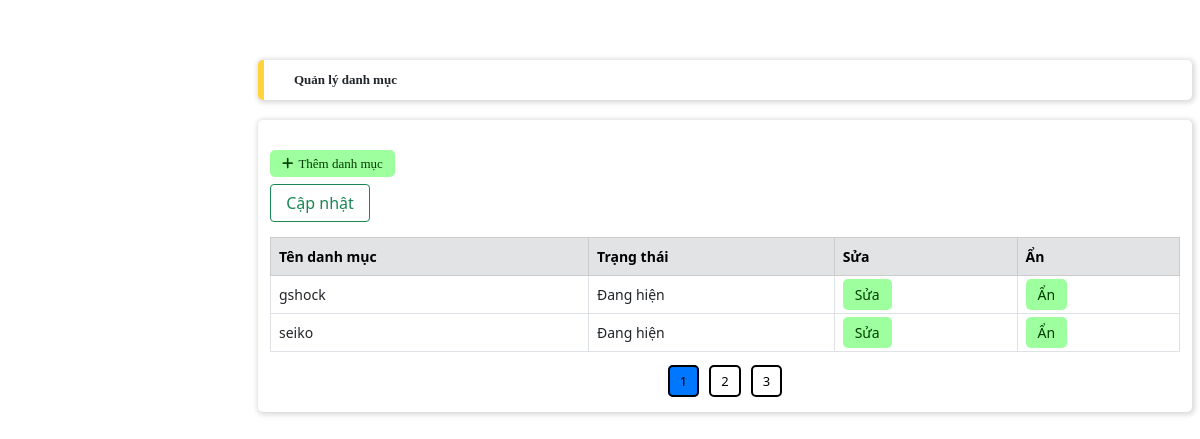
The page /admindanhmuc.php on the database as committed earlier.
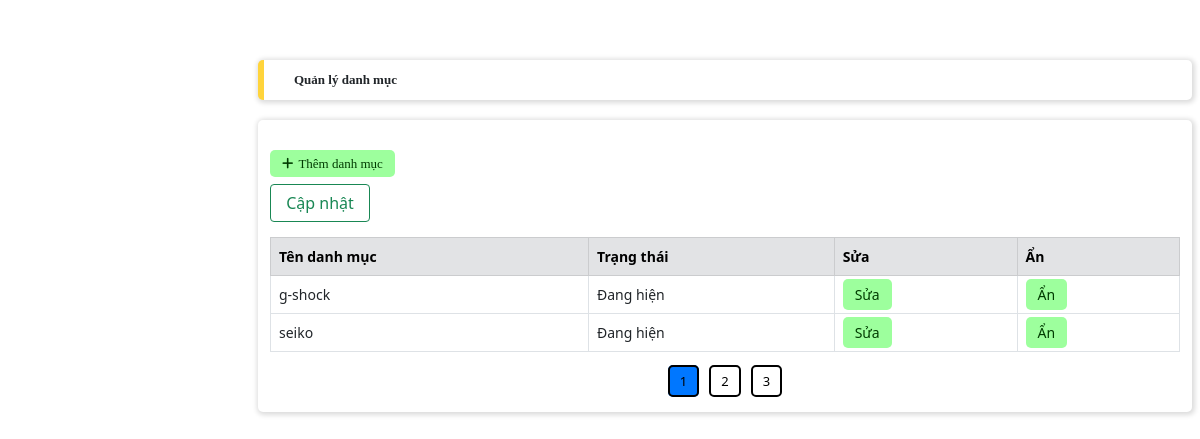
The same page on the database as committed later.
### tables this page shows
CREATE TABLE `categories` (
  `id` int(11) NOT NULL,
  `name` varchar(255) DEFAULT NULL,
  `status` tinyint(1) DEFAULT 1
);

### admindanhmuc.php (the view, shortened to what this page needs)
<?php
include('./config.php');
if (isset($_GET['page'])) {
    $page = $_GET['page'];
} else {
    $page = 1;
}
$rowperpage = 2;
$perRow = $page * $rowperpage - $rowperpage;
$sqlphantrang = "SELECT * FROM categories ORDER BY id ASC LIMIT $perRow,$rowperpage";
$queryphantrang = mysqli_query($conn, $sqlphantrang);
$totalRow = mysqli_num_rows(mysqli_query($conn, "SELECT * FROM categories"));
$totalPage = ceil($totalRow / $rowperpage);
$listPage = "";
for ($i = 1; $i <= $totalPage; $i++) {
    if ($page == $i) {
        $listPage .= '<a href="#" class="phan_trang active" style="background-color: #0077FF">' . $i . '</a>';
    } else {
        $listPage .= '<a href="./admin.php?adminlayout=admindanhmuc&page=' . $i . '" class="phan_trang">' . $i . '</a>';
    }
}
?>
<!DOCTYPE html>
<html lang="en">
<head>
    <link rel="stylesheet" type="text/css" href="./admin.css">
    <link rel="stylesheet" href="https://cdnjs.cloudflare.com/ajax/libs/bootstrap/5.0.2/css/bootstrap.min.css">
    <link rel="stylesheet" href="https://cdnjs.cloudflare.com/ajax/libs/font-awesome/6.4.0/css/all.min.css">
</head>
<body>
    <div class="content">
        <div class="row">
            <div class="title col-12 box_shadow">
                <b>Quản lý danh mục</b>
            </div>
        </div>
        <div class="row main_frame box_card box_shadow">
            <div class="element_btn">
                <div>
                    <a href="./admin.php?adminlayout=themdanhmuc" class="addnew_btn"><i class="fas fa-plus"></i>Thêm danh mục</a>
                </div>
            </div>
            <div class="table-responsive-lg">
                <table class="table table-bordered">
                    <form action="" method="post">
                        <thead>
                            <tr class="table-secondary">
                                <th scope="col">Tên danh mục</th>
                                <th scope="col">Trạng thái</th>
                                <th scope="col">Sửa</th>
                                <th scope="col">Ẩn</th>
                            </tr>
                        </thead>
                        <tbody>
                            <?php
                            while ($row = mysqli_fetch_assoc($queryphantrang)) {
                                if ($row['status'] == 1) {
                                    $an = 'Đang hiện';
                                } else {
                                    $an = 'Đã ẩn';
                                }
                                echo '<tr>
                       <td>' . $row['name'] . '</td>
                       <td>' . $an . '</td>
                       <td><a href="./admin.php?adminlayout=suadanhmuc&page=' . $page . '&id_dm=' . $row['id'] . '" class="addnew_btn">Sửa</a></td>
                       <td><a href="./adminandanhmuc.php?page=' . $page . '&id_dm=' . $row['id'] . '" class="addnew_btn">Ẩn</a></td>
                       </tr>';
                            }
                            ?>
                        </tbody>
                        <div>
                            <button type="submit" name="trang_thai" class="btn btn-outline-success" style="width:100px;">Cập nhật</button>
                        </div>
                    </form>
                </table>
            </div>
            <div class="category_paging">
                <?php
                echo $listPage;
                ?>
            </div>
        </div>
    </div>
</body>
</html>

Rows that differ between the two databases and show on the page:
changed categories: name "gshock" → "g-shock"
